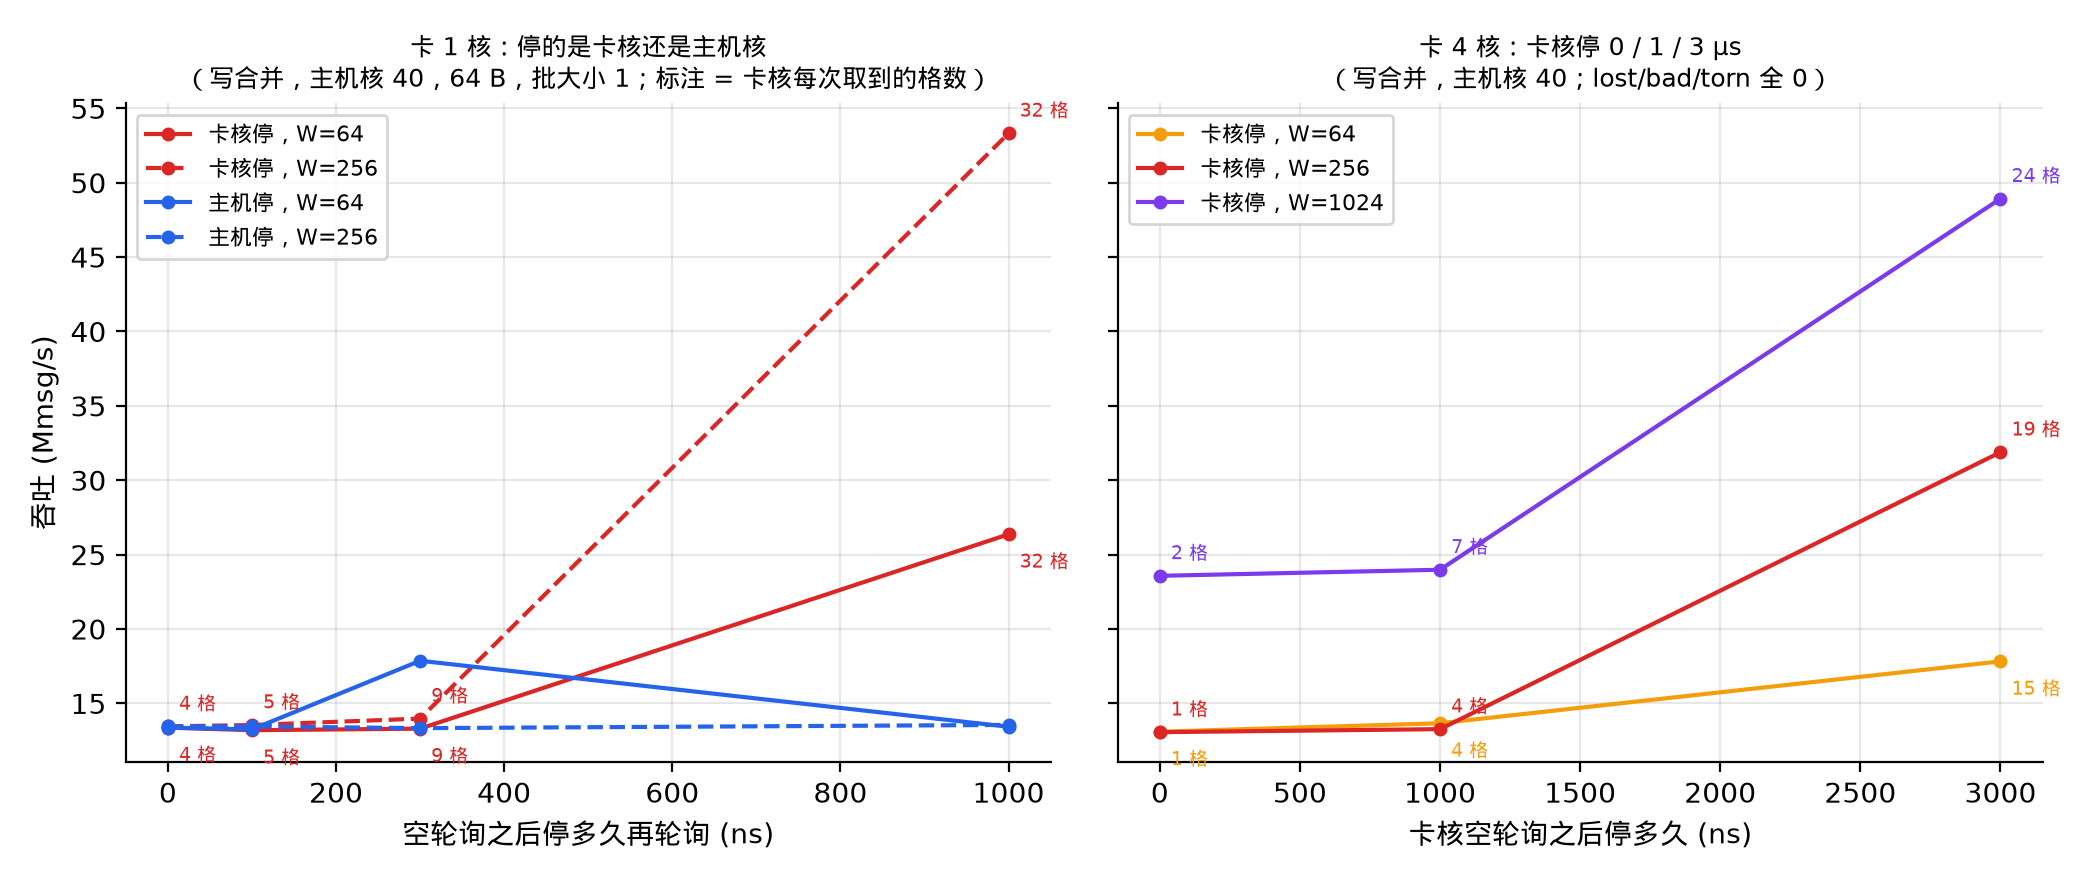

Python code for this plot:
"""MRV-17: who pauses matters. After a poll that found nothing, either the card's ring core waits
G ns before polling again (card program --poll-gap-ns G), or the host waits G ns before polling
the reply ring again (inline_pingpong --poll-gap-ns G). Write-combining replies, one fresh
reflector per run. The card program here is the diagnostic build with the empty-poll counters
(/root/bench/inline_reflector-mrv17, MRV-17 experiments change); the labels give how many request
cells the card core took per poll that found any (its own counter).

    uv run --with matplotlib python docs/figures/mrv-17-card-pause.py [runs.jsonl]
"""
import json
import re
import sys
from collections import defaultdict
from pathlib import Path

from mrvplot import plt, save

ROOT = Path(__file__).resolve().parents[2]
runs = Path(sys.argv[1]) if len(sys.argv) > 1 else ROOT / "logs/mrv17-2026-11-17/runs.jsonl"

n1 = defaultdict(dict)  # (who, W) -> {gap ns: (Mmsg/s, cells per busy poll)}
n4 = defaultdict(dict)  # W -> {gap ns: (Mmsg/s, cells per busy poll)}


def gap_of(cmd):
    m = re.search(r"--poll-gap-ns (\d+)", cmd)
    return int(m.group(1)) if m else 0


for line in runs.read_text().splitlines():
    r = json.loads(line)
    t = r["tag"]
    if not re.match(r"X3b? wc n[14] (host|card)gap\d+$", t) or r.get("rc", 0) != 0:
        continue
    h = r["host"][0]
    assert h["lost"] == h["bad"] == h["torn"] == 0, t
    assert "inline_reflector-mrv17 " in r["card_cmd"], r["card_cmd"]
    w = int(h["window"])
    cores = r["card"]["cores"]
    per_busy = sum(c["per_busy"] for c in cores) / len(cores)
    host_gap, card_gap = gap_of(r["host_cmd"]), gap_of(r["card_cmd"])
    if t.startswith("X3b"):
        assert host_gap == 0
        n4[w][card_gap] = (h["mmsg"], per_busy)
        continue
    if host_gap == 0 and card_gap == 0:
        n1[("card", w)][0] = n1[("host", w)][0] = (h["mmsg"], per_busy)
    elif card_gap:
        n1[("card", w)][card_gap] = (h["mmsg"], per_busy)
    else:
        n1[("host", w)][host_gap] = (h["mmsg"], per_busy)

fig, (ax, bx) = plt.subplots(1, 2, figsize=(10.5, 4.4), sharey=True)
style = {("card", 64): ("#dc2626", "-", "卡核停，W=64"), ("card", 256): ("#dc2626", "--", "卡核停，W=256"),
         ("host", 64): ("#2563eb", "-", "主机停，W=64"), ("host", 256): ("#2563eb", "--", "主机停，W=256")}
for key, (color, ls, label) in style.items():
    gaps = sorted(n1[key])
    ax.plot(gaps, [n1[key][g][0] for g in gaps], marker="o", ms=4, color=color, linestyle=ls, label=label)
    if key[0] == "card":
        dy = 6 if key[1] == 256 else -12
        for g in gaps:
            ax.annotate(f"{n1[key][g][1]:.0f} 格", (g, n1[key][g][0]), textcoords="offset points", xytext=(4, dy),
                        fontsize=7, color=color)
ax.set_xlabel("空轮询之后停多久再轮询 (ns)")
ax.set_ylabel("吞吐 (Mmsg/s)")
ax.set_title("卡 1 核：停的是卡核还是主机核\n（写合并，主机核 40，64 B，批大小 1；标注 = 卡核每次取到的格数）", fontsize=9)
ax.legend(fontsize=8, loc="upper left")
for w, color in ((64, "#f59e0b"), (256, "#dc2626"), (1024, "#7c3aed")):
    gaps = sorted(n4[w])
    bx.plot(gaps, [n4[w][g][0] for g in gaps], marker="o", ms=4, color=color, label=f"卡核停，W={w}")
    dy = -12 if w == 64 else 6
    for g in gaps:
        bx.annotate(f"{n4[w][g][1]:.0f} 格", (g, n4[w][g][0]), textcoords="offset points", xytext=(4, dy),
                    fontsize=7, color=color)
bx.set_xlabel("卡核空轮询之后停多久 (ns)")
bx.set_title("卡 4 核：卡核停 0 / 1 / 3 µs\n（写合并，主机核 40；lost/bad/torn 全 0）", fontsize=9)
bx.legend(fontsize=8, loc="upper left")
print(save(fig, "mrv-17-card-pause"))
